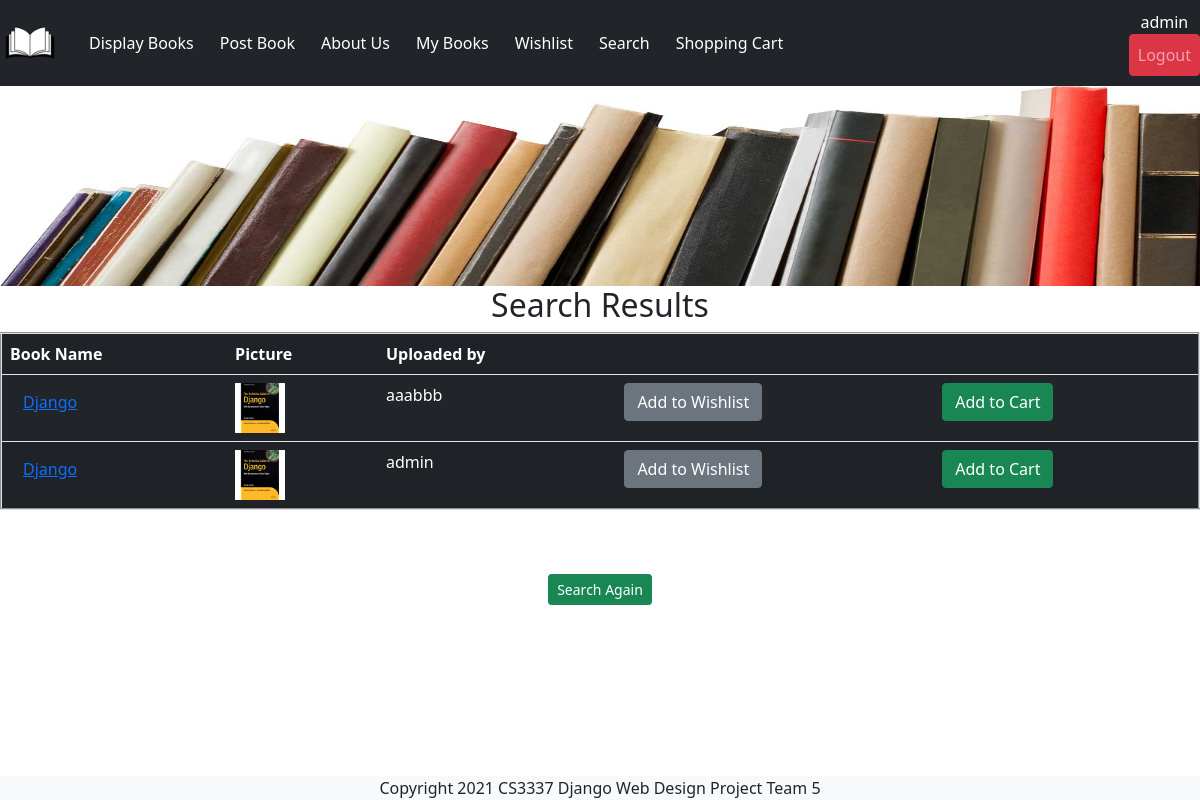
Page /searchresults/Django (signed in) on the committed database.
### bookMng/models.py (models this page shows, shortened)
class MainMenu(models.Model):
    item = models.CharField(max_length=200, unique=True)
    link = models.CharField(max_length=200, unique=True)

class Book(models.Model):
    name = models.CharField(max_length=200)
    web = models.URLField(max_length=200)
    price = models.DecimalField(decimal_places=2, max_digits=6)
    publishdate = models.DateField(auto_now=True)
    picture = models.FileField(upload_to='bookEx/static/uploads')
    pic_path = models.CharField(max_length=300, editable=False, blank=True)
    username = models.ForeignKey(User, blank=True, null=True, on_delete=models.CASCADE)

### bookMng/views.py (the view)
# urls.py: path('searchresults/<str:book_name>', views.searchresults, name='searchresults'),
@login_required(login_url=reverse_lazy('login'))
def searchresults(request, book_name):
    books = Book.objects.filter(name=book_name)
    empty = False
    if books:
        for book in books:
            book.pic_path = book.picture.url[14:]
    else:
        empty = True
    return render(request,
                  'bookMng/searchresults.html',
                  {
                      'item_list': MainMenu.objects.all(),
                      'books': books,
                      'empty': empty
                  }
                  )

### bookEx/templates/bookMng/searchresults.html
{% extends "base.html" %}
{% load static %}
{% block sidenav %}
   {% for item in item_list %}
       <li>
          <a class="nav-item btn btn-dark" href="{{ item.link }}"> {{ item.item }}</a>
       </li>
   {% endfor %}
{% endblock sidenav %}
{% block content %}
    <h2 align="center"> Search Results </h2>
<div align="center">
{% if empty %}
    There aren't any books with that name.
{% else %}
   <table class="table table-striped bg-dark text-white" align="center" border="2" width="600">
       <tr>
           <th class="text-white" scope="col"> Book Name </th>
           <th class="text-white" scope="col"> Picture </th>
           <th class="text-white" scope="col"> Uploaded by </th>
           <th></th>
           <th></th>
       </tr>
    {% for book in books %}
       <tr>
           <td>
              <a class="btn btn-link" href="/book_detail/{{ book.id }}"> {{ book.name }} </a>
           </td>
           <td>
               <img src="{% static book.pic_path %}" width="50" height="50">
           </td>
           <td class="text-white">
               {{ book.username }}
           </td>
           <td>
               <a class="btn btn-secondary" href="/wishlist_add/{{ book.id }}">Add to Wishlist</a>
           </td>
           <td>
               <a class="btn btn-success" href="/shoppingcart_add/{{ book.id }}">Add to Cart</a>
           </td>
       </tr>
    {% endfor %}
   </table>
{% endif %}
    <br><br><a href="/searchbook" class="btn btn-success btn-sm" role="button" aria-pressed="true">Search Again</a>
</div>
{% endblock content%}

### bookEx/templates/base.html (shortened to what this page needs)
{% load static %}
<!DOCTYPE html>
<html lang="en">
<head>
    <link href="https://cdn.jsdelivr.net/npm/bootstrap@5.1.3/dist/css/bootstrap.min.css" rel="stylesheet">
</head>
<body>
<div>
    <header>
        <div id="logo">
            <nav class="navbar navbar-expand-lg navbar-dark bg-dark">
                <div class="navbar-collapse collapse w-100 dual-collapse2 order-1 order-md-0" id="navbarToggleExternalContent">
                    <a class="navbar-brand" href="/"> <img src="{% static 'logo.png' %}" width="60" height="60" alt="" /></a>
                        <ul class="navbar-nav ml-auto text-center">
                        {% block sidenav %}{% endblock sidenav %}
                        </ul>
                </div>
                    <div class="navbar-collapse collapse w-20 dual-collapse2 order-2 order-md-2">
                        <ul class="navbar-nav mr-auto text-center">
                        {% if user.is_authenticated %}
                            <li class="nav-item text-white">
                            {{ user.username }}
                            <a class="nav-link btn btn-danger my-2 my-sm-0" href="{% url 'logout' %}?next=/">Logout</a>
                            </li>
                            {% else %}
                            <li class="nav-item">
                             Not logged in
                            <a class="nav-link btn btn-primary my-2 my-sm-0" href="{% url 'login' %}?next=/">Login</a>
                            </li>
                            {% endif %}
                        </ul>
                    </div>
            </nav>
        </div>
        <div id="topbanner">
            <img src="{% static 'bannerTop.jpg' %}" class="w-100" height="200" alt="" />
        </div>
    </header>
    <section id="main">
        {% block content %}{% endblock content %}
    </section>
    <footer id="footer" class="footer fixed-bottom bg-light text-center">
        Copyright 2021 CS3337 Django Web Design Project Team 5
    </footer>
</div>
</body>
</html>

### rows in the picture
MainMenu: item "Display Books"
MainMenu: item "Post Book"
MainMenu: item "About Us"
MainMenu: item "My Books"
MainMenu: item "Wishlist"
MainMenu: item "Search"
MainMenu: item "Shopping Cart"
Book: name "Django", username "aaabbb"
Book: name "Django", username "admin"

### other values in the picture
{{ user.username }} "admin"
